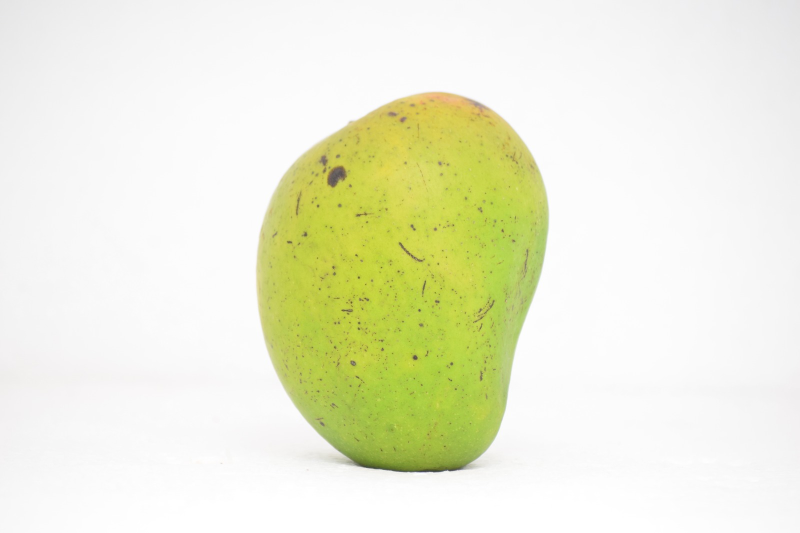
#> input picture test3.jpeg, 1600 x 1066 px (shown at 1/2 size)
$ python -i image_processor.py   (imports and definitions only)
#> lines starting #> are read from the running program, lines starting #| are printed output that depends on the picture; after the words box and inside, x2 and y2 are one past the last pixel; in counts of white or black regions, pixels touching at a corner belong together
#> further down, picture is the input picture: PIL image 1600x1066 RGB; mean R, G, B 236.4, 238.8, 214.3
from PIL import Image
import io
import cv2
import numpy as np
from app.config import ALLOWED_EXTENSIONS, MAX_FILE_SIZE


class NotMangoImageError(Exception):
    """Raised when the uploaded image does not appear to be a mango."""


class ImageProcessor:
    # [14 lines left out: function validate_file, not called in this run]

    @staticmethod
    def validate_mango_image(image) -> None:
        """
        Verify the upload looks like a mango (yellow/orange/green fruit tones).
        Raises NotMangoImageError with 'Wrong input entered' when it does not.
        """
        if isinstance(image, Image.Image):
            img_bgr = cv2.cvtColor(np.array(image.convert("RGB")), cv2.COLOR_RGB2BGR)
        else:
            img_bgr = image

        img_bgr = cv2.resize(img_bgr, (224, 224))
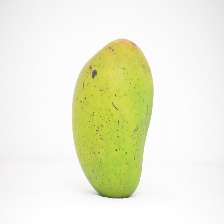
#> img_bgr: shape (224, 224, 3); mean B, G, R 214.3, 238.8, 236.4
        hsv = cv2.cvtColor(img_bgr, cv2.COLOR_BGR2HSV)
#> hsv: shape (224, 224, 3); mean H, S, V 12, 31.1, 239.2

        # Ripe yellow-orange, green unripe, and reddish ripe mango hues.
        yellow_orange = cv2.inRange(hsv, np.array([10, 40, 40]), np.array([35, 255, 255]))
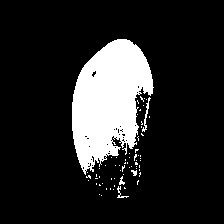
#> yellow_orange: shape (224, 224); 14.9% white; 65 white regions (60 under 20 px), largest, box (x1, y1, x2, y2) and area: (72, 39, 154, 175) 7141, (142, 97, 151, 132) 74, (117, 186, 129, 198) 38, (119, 176, 125, 185) 27, (131, 170, 137, 176) 24
        green_unripe = cv2.inRange(hsv, np.array([35, 40, 40]), np.array([85, 255, 255]))
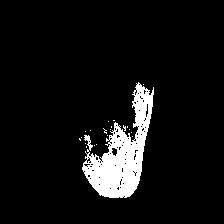
#> green_unripe: shape (224, 224); 7.2% white; 21 white regions (20 under 20 px), largest, box (x1, y1, x2, y2) and area: (82, 82, 154, 198) 3588
        red_ripe = cv2.inRange(hsv, np.array([0, 40, 40]), np.array([10, 255, 255]))
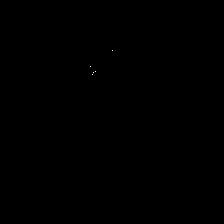
#> red_ripe: shape (224, 224); 0.01% white in thin lines or dots, all inside (x1, y1, x2, y2) = (90, 50, 113, 75)

        mango_pixels = np.count_nonzero(yellow_orange | green_unripe | red_ripe)
#> mango_pixels = 10088
        mango_ratio = mango_pixels / (img_bgr.shape[0] * img_bgr.shape[1])
#> mango_ratio = 0.201

        if mango_ratio < 0.12:
            raise NotMangoImageError("Wrong input entered")

    # [31 lines left out: functions process_image, preprocess_image, not called in this run]

>>> from PIL import Image
>>> picture = Image.open('../../../test3.jpeg')
>>> result = ImageProcessor().validate_mango_image(picture)

$ run again, on test5.jpeg
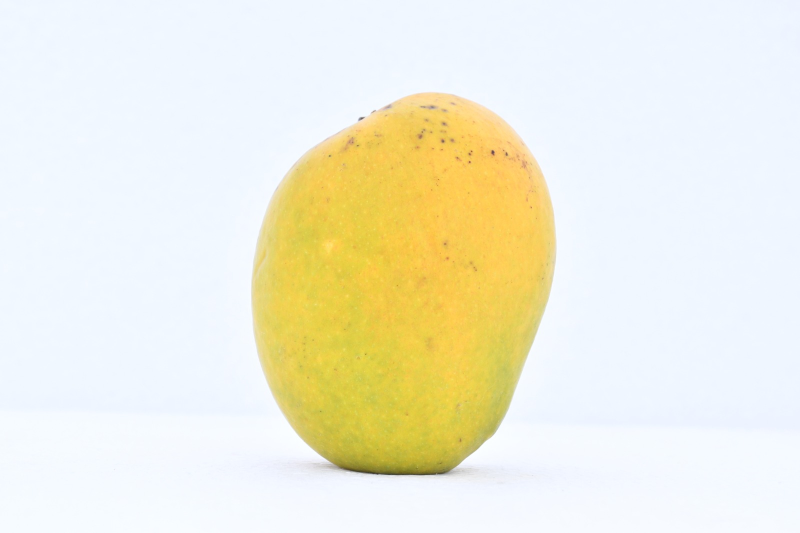
#> input picture test5.jpeg, 1600 x 1066 px (shown at 1/2 size)
#> picture is the input picture: PIL image 1600x1066 RGB; mean R, G, B 239.7, 237.9, 218.7
#> in validate_mango_image, `img_bgr = cv2.resize(img_bgr, (224, 224))`:
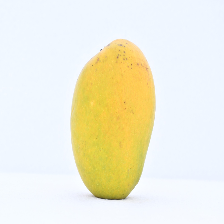
#> img_bgr: shape (224, 224, 3); mean B, G, R 218.7, 237.9, 239.6
#> hsv: shape (224, 224, 3); mean H, S, V 88.6, 45, 250.3
#> in validate_mango_image, `yellow_orange = cv2.inRange(hsv, np.array([10, 40, 40]), np.array([35,..`:
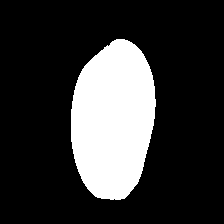
#> yellow_orange: shape (224, 224); 21.2% white; 1 white region, box (x1, y1, x2, y2) and area: (71, 39, 156, 200) 10641
#> green_unripe: shape (224, 224); every value is 0
#> red_ripe: shape (224, 224); 0% white in thin lines or dots, all inside (x1, y1, x2, y2) = (107, 45, 121, 46)
#> mango_pixels = 10641
#> mango_ratio = 0.212
